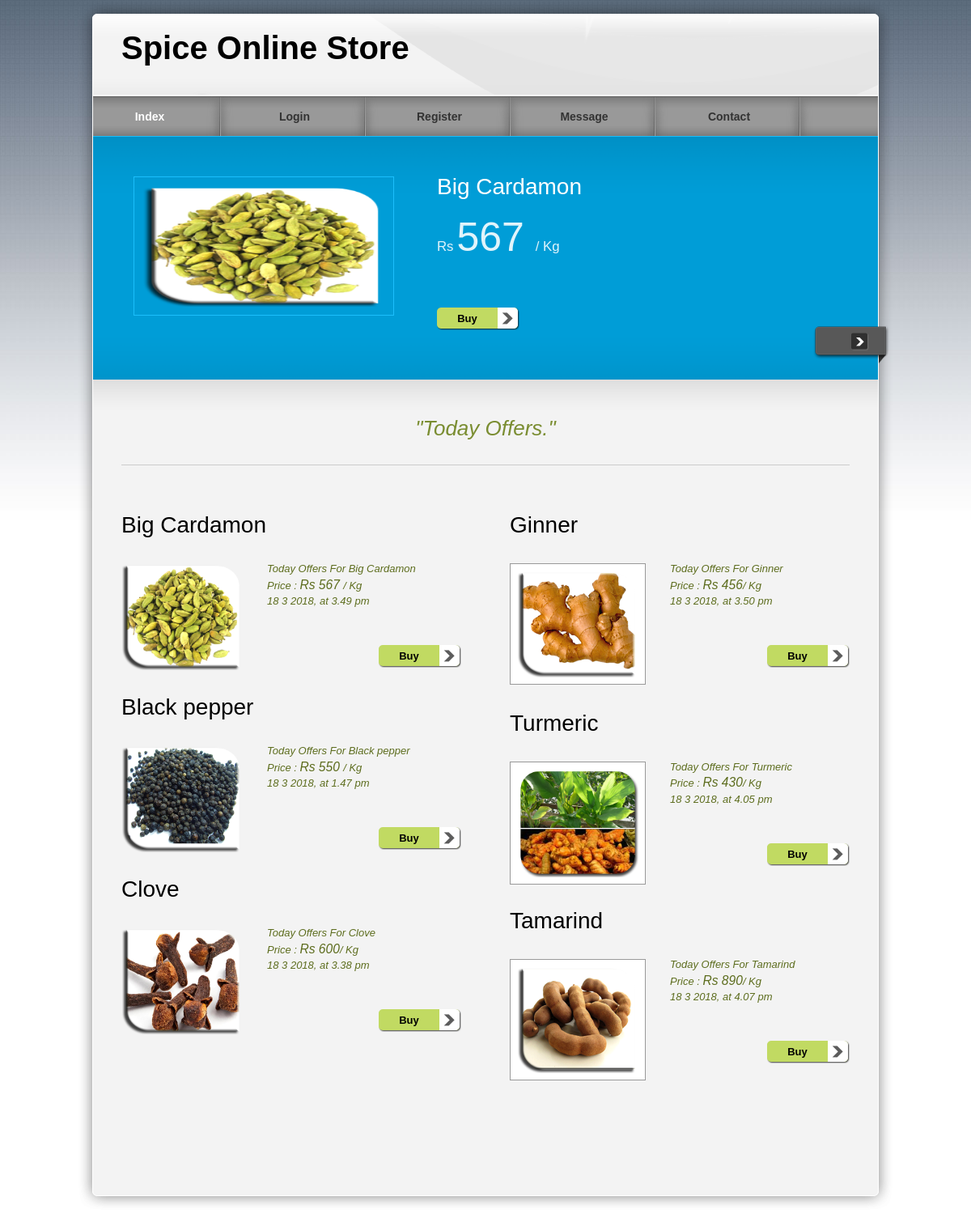
Page /pro/index.php on the committed database.
### tables this page shows
CREATE TABLE IF NOT EXISTS `offer` (
  `number` int(11) NOT NULL,
  `name` varchar(50) NOT NULL,
  `image` text NOT NULL,
  `price` varchar(50) NOT NULL,
  `time` varchar(50) NOT NULL,
  `details` varchar(100) NOT NULL,
  PRIMARY KEY (`number`)
);

### pro/index.php (the view, shortened to what this page needs)
<!DOCTYPE html PUBLIC "-//W3C//DTD XHTML 1.0 Transitional//EN" "http://www.w3.org/TR/xhtml1/DTD/xhtml1-transitional.dtd">
<head>
<link href="templatemo_style.css" rel="stylesheet" type="text/css" />
<link href="css/jquery.ennui.contentslider.css" rel="stylesheet" type="text/css" media="screen,projection" />
</head>
<body>
<div id="templatemo_wrapper">
    <div id="templatemo_header">
        <div id="site_title">
            <h1>Spice Online Store</h1>
        </div>
    </div>
  	<div id="templatemo_menu">
        <ul>
            <li><a href="index.php" class="current">Index</a></li>
            <li><a href="login.php">Login</a></li>
            <li><a href="reg.php">Register</a></li>
            <li><a href="message.php">Message</a></li>
            <li><a href="contact.php">Contact</a></li>
        </ul>
    </div>
    <div id="templatemo_banner">
                <div id="one" class="contentslider">
                    <div class="cs_wrapper">
                        <div class="cs_slider">
                            <div class="cs_article">
                            	<div class="slider_content_wrapper">
                            	 <?PHP
$select=mysql_query("select * from offer where number=1 ");
$row=mysql_fetch_array($select);
 ?>
                      				<div class="right">
                                        <h2><?php echo $row['name'];?> </h2><br/>
                                        <p><big>Rs</big> <span style="font-size:50px"><?php echo $row['price'];?></span> <big> / Kg</big></p><br/>
                                        <div class="button"><a href="#">Buy</a></div>
                                    </div>
                                  <div class="left">
                                  <img src="admin/<?php echo $row['image']; ?>" alt="Image 01" />
                                    </div>
                                </div>
                            </div>
                        </div>
                    </div>
                </div>
        </div>
     <div id="templatemo_main"><span class="main_top"></span>
          <p class="welcome_text">&quot;Today Offers.&quot;</p>
     	<div class="col_w420 float_l">
     <?PHP
$select=mysql_query("select * from offer where number=1 ");
$row=mysql_fetch_array($select);
 ?>
                  <h2><?php echo $row['name'];?></h2>
                  <div class="fl_img"><img src="admin/<?php echo $row['image']; ?>" width="150" alt="Our services" /></div>
                  <p><em>Today Offers For <?php echo $row['name'];?><br/>
                  Price : <big>Rs <?php echo $row['price'];?></big>/ Kg<br/>
                  <?php echo $row['time'];?></em>
                  </p>
                  <br/>
                                    <div class="button float_r"><a href="login.php">Buy</a></div>
<br/><br/><br/><br/>
                     <?PHP
$select=mysql_query("select * from offer where number=2 ");
$row=mysql_fetch_array($select);
 ?>
                  <h2><?php echo $row['name'];?></h2>
                  <div class="fl_img"><img src="admin/<?php echo $row['image']; ?>" width="150" alt="Our services" /></div>
                  <p><em>Today Offers For <?php echo $row['name'];?><br/>
                  Price : <big>Rs <?php echo $row['price'];?></big>/ Kg<br/>
                  <?php echo $row['time'];?></em>
                  </p>
                  <br/>
                                    <div class="button float_r"><a href="login.php">Buy</a></div>
                    <br/><br/><br/><br/>
                     <?PHP
$select=mysql_query("select * from offer where number=3 ");
$row=mysql_fetch_array($select);
 ?>
                  <h2><?php echo $row['name'];?></h2>
                  <div class="fl_img"><img src="admin/<?php echo $row['image']; ?>" width="150" alt="Our services" /></div>
                  <p><em>Today Offers For <?php echo $row['name'];?><br/>
                  Price : <big>Rs <?php echo $row['price'];?></big>/ Kg<br/>
                  <?php echo $row['time'];?></em>
                  </p>
                  <br/>
                                    <div class="button float_r"><a href="login.php">Buy</a></div>
       </div>
               <div class="col_w420 float_r">
               <?PHP
$select=mysql_query("select * from offer where number=4 ");
$row=mysql_fetch_array($select);
 ?>
                  <h2><?php echo $row['name'];?></h2>
                 <div class="image_wrapper fl_img"><img src="admin/<?php echo $row['image']; ?>" width="150" alt="Our news" /></div>
                <p><em>Today Offers For <?php echo $row['name'];?><br/>
                  Price : <big>Rs <?php echo $row['price'];?></big>/ Kg<br/>
                  <?php echo $row['time'];?></em>
                  </p>
                  <br/>
                                    <div class="button float_r"><a href="login.php">Buy</a></div>
                                   <br/><br/><br/><br/><br/>
                                     <?PHP
$select=mysql_query("select * from offer where number=5 ");
$row=mysql_fetch_array($select);
 ?>
                  <h2><?php echo $row['name'];?></h2>
                 <div class="image_wrapper fl_img"><img src="admin/<?php echo $row['image']; ?>" width="150" alt="Our news" /></div>
                <p><em>Today Offers For <?php echo $row['name'];?><br/>
                  Price : <big>Rs <?php echo $row['price'];?></big>/ Kg<br/>
                  <?php echo $row['time'];?></em>
                  </p>
                  <br/>
                                    <div class="button float_r"><a href="login.php">Buy</a></div>
                                    <br/><br/><br/><br/><br/>
                                     <?PHP
$select=mysql_query("select * from offer where number=6 ");
$row=mysql_fetch_array($select);
 ?>
                  <h2><?php echo $row['name'];?></h2>
                 <div class="image_wrapper fl_img"><img src="admin/<?php echo $row['image']; ?>" width="150" alt="Our news" /></div>
                <p><em>Today Offers For <?php echo $row['name'];?><br/>
                  Price : <big>Rs <?php echo $row['price'];?></big>/ Kg<br/>
                  <?php echo $row['time'];?></em>
                  </p>
                  <br/>
                                    <div class="button float_r"><a href="login.php">Buy</a></div>
                   <div class="cleaner_h30"></div>
              </div>
    </div>
    <div id="templatemo_main_bottom"></div>
    <div id="templatemo_footer">
    </div>
</div>
</body>
</html>

### pro/templatemo_style.css (style rules this page uses)
body { margin: 0px; padding: 0px; color: #666; font-family: Helevetica,Arial,sans-serif; font-size: 13px; line-height:1.5em; background-color: #fff; background-attachment:fixed; background-image: url(images/templatemo_body.jpg); background-repeat: repeat-x; }
a, a:link, a:visited { color: #8da332; }
p { margin: 0px; padding: 0 0 10px 0; }
img { border: none; }
h1 { font-size: 40px; font-weight: bold; margin: 0 0 30px 0; padding: 5px 0; color: #000; }
h2 { font-size: 28px; font-weight: normal; line-height: 28px; margin: 0 0 30px 0; padding: 0; color: #000; }
.cleaner_h30 { clear: both; width:100%; height: 30px; }
.float_l { float: left; }
.float_r { float: right; }
.image_wrapper { display: inline-block; padding: 8px; border: 1px solid #999; background: #ffffff; margin-bottom: 10px; }
.fl_img { float: left; margin: 3px 30px 15px 0; }
em { color: #5d6d1e; }
.button a { clear: both; display: block; width: 75px; height: 24px; padding: 4px 27px 0 0; margin-top: 15px; background: url(images/templatemo_button.png) no-repeat; color: #000; font-weight: bold; text-align: center; text-decoration: none; }
#templatemo_wrapper { width: 1010px; margin: 0 auto; }
#templatemo_header { width: 900px; height: 68px; padding: 50px 55px 0; background: url(images/templatemo_header.png) no-repeat; }
#templatemo_header #site_title { float: left; width: 500px; padding: 0; }
#templatemo_header #site_title h1 { margin: 0; padding: 0; }
#templatemo_menu { width: 970px; height: 50px; padding: 0 20px; background: url(images/templatemo_menu.png) repeat-x; }
#templatemo_menu ul { margin: 0; padding: 0; list-style: none; }
#templatemo_menu ul li { padding: 0px; margin: 0px; display: inline; }
#templatemo_menu ul li a { float: left; display: block; width: 140px; height: 33px; padding: 17px 34px 0 0; margin: 0 5px 0 0 ; font-size: 14px; text-align: center; text-decoration: none; color: #333; font-weight: bold; outline: none; border: none; background: url(images/templatemo_menu_divider.png) right no-repeat; }
#templatemo_menu ul li a:hover, #templatemo_menu ul li .current { color: #fff; }
#templatemo_banner { clear: both; position: relative; width: 970px; height: 201px; padding: 50px 20px; background: url(images/templatemo_slider.png) no-repeat; }
#templatemo_main { position: relative; width: 900px; padding: 45px 55px; background: url(images/templatemo_content.png) repeat-y; }
#templatemo_main .main_top { position: absolute; top: 0; left: 20px; width: 970px; height: 45px; background: url(images/templatemo_content_top.png) no-repeat; }
#templatemo_main_bottom { width: 1010px; height: 40px; background: url(images/templatemo_content_bottom.png) no-repeat; }
.col_w420 { width: 420px; }
.welcome_text { font-size: 26px; color: #7a8d31; font-style: italic; text-align: center; margin-bottom: 60px; padding-bottom: 30px; line-height: 30px; border-bottom: 1px solid #CCC; }
#templatemo_footer { width: 910px; padding: 0 30px 10px; text-align: center; color: #666; }

### rows in the picture
offer: name "Big Cardamon", price "567", image (picture), time "18 3 2018, at 3.49 pm"
offer: name "Black pepper", image (picture), price "550", time "18 3 2018, at 1.47 pm"
offer: name "Clove", image (picture), price "600", time "18 3 2018, at 3.38 pm"
offer: name "Ginner", image (picture), price "456", time "18 3 2018, at 3.50 pm"
offer: name "Turmeric", image (picture), price "430", time "18 3 2018, at 4.05 pm"
offer: name "Tamarind", image (picture), price "890", time "18 3 2018, at 4.07 pm"
